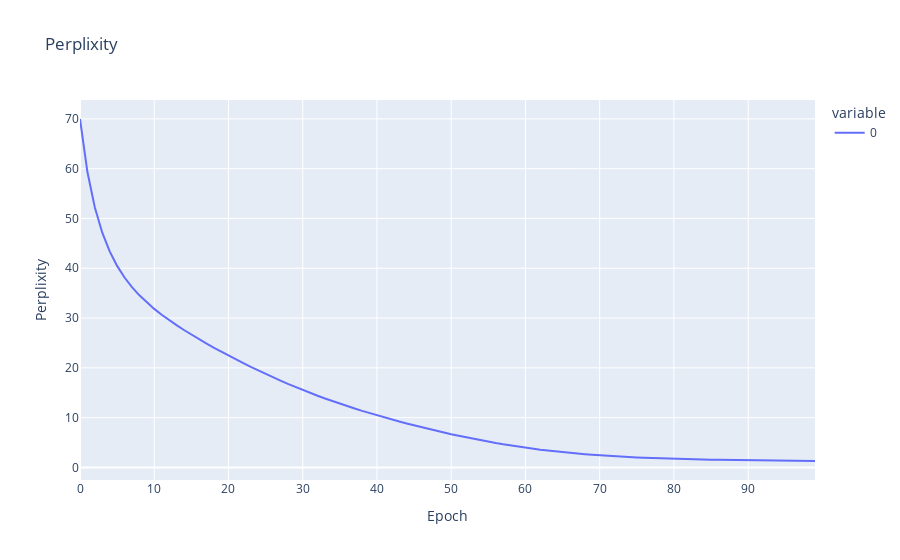

Notebook cell for this chart:
### Code cell
gru_ppl = [torch.exp(torch.tensor(l)).item() for l in gru_losses]
fig = px.line(gru_ppl, title="Perplixity")
fig.update_layout(
    xaxis_title="Epoch",
    yaxis_title="Perplixity",)
fig.show()

### Figure 1 — Plotly figure (JSON) as saved in the notebook; plotly's stock layout.template omitted (floating-point values rounded to 4 significant figures)
{"data": [{"hovertemplate": "variable=0<br>index=%{x}<br>value=%{y}<extra></extra>", "legendgroup": "0", "line": {"color": "#636efa", "dash": "solid"}, "marker": {"symbol": "circle"}, "mode": "lines", "name": "0", "orientation": "v", "showlegend": true, "type": "scatter", "x": [0, 1, 2, 3, 4, 5, 6, 7, 8, 9, 10, 11, 12, 13, 14, 15, 16, 17, 18, 19, 20, 21, 22, 23, 24, 25, 26, 27, 28, 29, 30, 31, 32, 33, 34, 35, 36, 37, 38, 39, 40, 41, 42, 43, 44, 45, 46, 47, 48, 49, 50, 51, 52, 53, 54, 55, 56, 57, 58, 59, 60, 61, 62, 63, 64, 65, 66, 67, 68, 69, 70, 71, 72, 73, 74, 75, 76, 77, 78, 79, 80, 81, 82, 83, 84, 85, 86, 87, 88, 89, 90, 91, 92, 93, 94, 95, 96, 97, 98, 99], "xaxis": "x", "y": [69.98, 59.32, 52.19, 47.14, 43.38, 40.47, 38.14, 36.21, 34.57, 33.13, 31.85, 30.67, 29.59, 28.57, 27.6, 26.68, 25.79, 24.92, 24.08, 23.27, 22.47, 21.69, 20.94, 20.2, 19.47, 18.77, 18.09, 17.42, 16.78, 16.16, 15.55, 14.97, 14.4, 13.85, 13.32, 12.81, 12.31, 11.82, 11.36, 10.9, 10.46, 10.03, 9.616, 9.211, 8.816, 8.433, 8.059, 7.696, 7.342, 6.999, 6.666, 6.343, 6.031, 5.73, 5.441, 5.162, 4.896, 4.642, 4.401, 4.171, 3.955, 3.751, 3.559, 3.379, 3.211, 3.055, 2.909, 2.775, 2.65, 2.535, 2.428, 2.33, 2.24, 2.157, 2.081, 2.01, 1.946, 1.887, 1.832, 1.782, 1.736, 1.693, 1.654, 1.618, 1.585, 1.554, 1.525, 1.499, 1.474, 1.452, 1.43, 1.411, 1.392, 1.375, 1.359, 1.344, 1.33, 1.317, 1.305, 1.293], "yaxis": "y"}], "layout": {"legend": {"title": {"text": "variable"}, "tracegroupgap": 0}, "title": {"text": "Perplixity"}, "xaxis": {"anchor": "y", "domain": [0, 1], "title": {"text": "Epoch"}}, "yaxis": {"anchor": "x", "domain": [0, 1], "title": {"text": "Perplixity"}}}}
